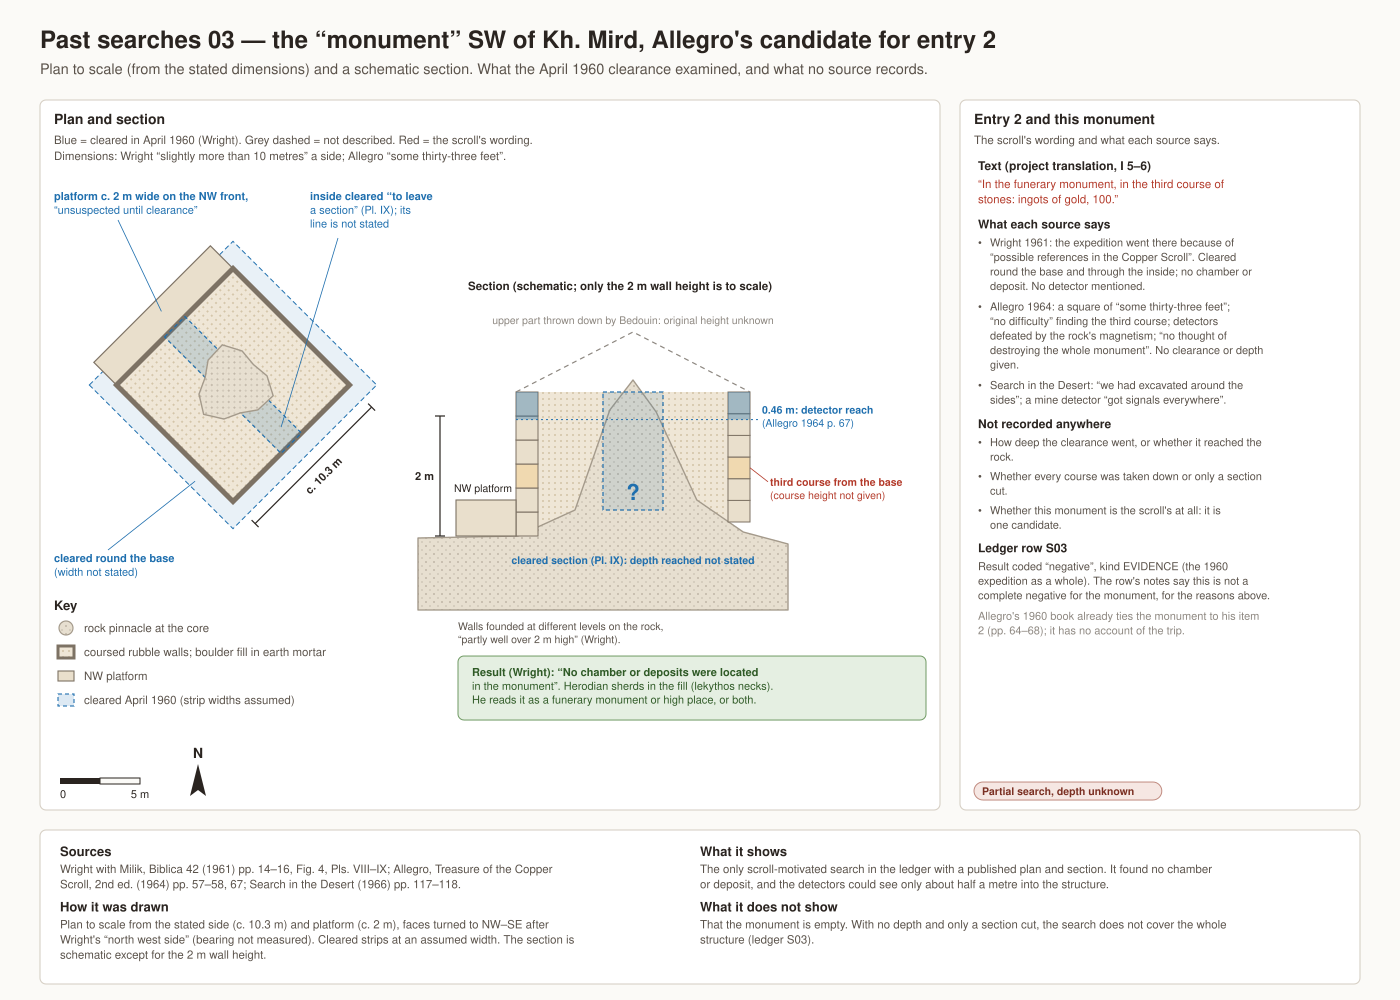

Python code for this plot:
"""Past searches 03: the "monument" SW of Kh. Mird, Allegro's candidate for entry 2: what was examined.

Sources: research/history/wright_milik1961_el_mird_extracted.md (Biblica 42 pp. 14–16, Fig. 4, Pls. VIII–IX);
research/history/allegro1964_treasure_2nd_ed_extracted.md (pp. 57–58, 67);
research/history/allegro1966_search_in_the_desert_extracted.md (pp. 117–118); text/translation_en.json I 5–6.
"""
import math
import sys
from pathlib import Path

sys.path.insert(0, str(Path(__file__).resolve().parent))
from common import S, P, BLUE, RED, GREY, page, out_path, bullets  # noqa: E402

c = page("03", "the “monument” SW of Kh. Mird, Allegro's candidate for entry 2",
         "Plan to scale (from the stated dimensions) and a schematic section. What the April 1960 clearance "
         "examined, and what no source records.")
TOP, BOTTOM = 100, 810

mx, my, mw, mh = S.panel(c, 40, TOP, 900, BOTTOM - TOP, "Plan and section",
                         ["Blue = cleared in April 1960 (Wright). Grey dashed = not described. "
                          "Red = the scroll's wording.",
                          "Dimensions: Wright “slightly more than 10 metres” a side; Allegro "
                          "“some thirty-three feet”."])

# ---------------- plan, to scale ----------------
K = 16.0                      # px per metre
side, plat = 10.3 * K, 2.0 * K
h = side / 2
ring = 1.2 * K                # drawn width of the cleared strip; the sources give none
pcx, pcy = mx + 185, my + 215


def rot(x, y):
    """Plan frame (faces square to the page) -> page, turned 45° so the platform faces NW."""
    return pcx + 0.7071 * (x + y), pcy + 0.7071 * (y - x)


g = [f'<g transform="rotate(-45 {pcx:.1f} {pcy:.1f})">']
g.append(f'<rect x="{pcx - h - ring:.1f}" y="{pcy - h - ring:.1f}" width="{side + 2 * ring:.1f}" '
         f'height="{side + 2 * ring:.1f}" fill="{BLUE}" fill-opacity="0.10" stroke="{BLUE}" stroke-width="1" '
         f'stroke-dasharray="5 3"/>')
g.append(f'<rect x="{pcx - h:.1f}" y="{pcy - h - plat:.1f}" width="{side:.1f}" height="{plat:.1f}" '
         f'fill="#e9dfcc" stroke="{P["stone_d"]}" stroke-width="1.2"/>')
g.append(f'<rect x="{pcx - h:.1f}" y="{pcy - h:.1f}" width="{side:.1f}" height="{side:.1f}" '
         f'fill="url(#earth)" stroke="{P["stone_d"]}" stroke-width="5"/>')
g.append(f'<rect x="{pcx - 0.9 * K:.1f}" y="{pcy - h:.1f}" width="{1.8 * K:.1f}" height="{side:.1f}" '
         f'fill="{BLUE}" fill-opacity="0.18" stroke="{BLUE}" stroke-width="1.2" stroke-dasharray="4 3"/>')
pin = []
for i in range(0, 360, 30):
    rr = 2.2 * K * (1 + 0.18 * math.sin(math.radians(i) * 3))
    pin.append((pcx + rr * math.sin(math.radians(i)), pcy - rr * math.cos(math.radians(i))))
g.append('<path d="M' + " L".join(f"{x:.1f},{y:.1f}" for x, y in pin) + f' Z" fill="url(#rockfill)" '
         f'stroke="{P["rock_d"]}" stroke-width="1.4"/>')
g.append("</g>")
c.add("".join(g))
# side dimension, outside the cleared ring on the SE face
(d1x, d1y), (d2x, d2y) = rot(-h, h + ring + 12), rot(h, h + ring + 12)
c.line(d1x, d1y, d2x, d2y, P["ink"], 1.2)
for (tx, ty) in ((d1x, d1y), (d2x, d2y)):
    c.line(tx - 3.5, ty - 3.5, tx + 3.5, ty + 3.5, P["ink"], 1.2)
c.text((d1x + d2x) / 2 + 13, (d1y + d2y) / 2 + 13, "c. 10.3 m", 11, P["ink"], 600, anchor="middle", rotate=-45)
# labels
S.label(c, mx + 6, my + 30, ["platform c. 2 m wide on the NW front,", "“unsuspected until clearance”"],
        BLUE, 11, 600)
px_, py_ = rot(0, -h - plat / 2)
S.leader(c, mx + 70, my + 50, px_ - 2, py_ - 4, BLUE)
S.label(c, mx + 262, my + 30, ["inside cleared “to leave", "a section” (Pl. IX); its", "line is not stated"],
        BLUE, 11, 600)
sx_, sy_ = rot(0, 2.2 * K + 30)
S.leader(c, mx + 290, my + 68, sx_ + 2, sy_ - 4, BLUE)
S.label(c, mx + 6, my + 392, ["cleared round the base", "(width not stated)"], BLUE, 11, 600)
bx_, by_ = rot(-(h + ring / 2), h / 2)
S.leader(c, mx + 60, my + 380, bx_ - 2, by_ + 2, BLUE)

# key, north arrow and scale
S.key(c, mx + 6, my + 440, [
    (lambda cc, x, y: cc.circle(x, y, 7, fill="url(#rockfill)", stroke=P["rock_d"], width=1.2),
     "rock pinnacle at the core"),
    (lambda cc, x, y: cc.rect(x - 8, y - 6, 16, 12, fill="url(#earth)", stroke=P["stone_d"], width=3),
     "coursed rubble walls; boulder fill in earth mortar"),
    (lambda cc, x, y: cc.rect(x - 8, y - 5, 16, 10, fill="#e9dfcc", stroke=P["stone_d"], width=1.1),
     "NW platform"),
    (lambda cc, x, y: cc.rect(x - 8, y - 6, 16, 12, fill=BLUE, fill_opacity=0.15, stroke=BLUE, width=1.1,
                              dash="4 3"),
     "cleared April 1960 (strip widths assumed)"),
], line_h=24)
S.scale_bar(c, mx + 12, my + mh - 26, 5 * K, "0", "5 m")
S.north_arrow(c, mx + 150, my + mh - 14)

# ---------------- section, schematic ----------------
sx0, W = mx + 440, 290                   # left x and width of the section drawing
VK = 60.0                                # px per metre, vertical (walls only)
sg = my + 360                            # rock level under the NW wall
mid = sx0 + W / 2
c.text(sx0 - 20, my + 120, "Section (schematic; only the 2 m wall height is to scale)", 11.5, P["ink"], 700)
wl, wr = sx0 + 50, sx0 + W - 50          # inner faces of the two walls
top = sg - 2.3 * VK                      # preserved top
bl, br = sg + 6, sg - 8                  # wall bases: founded at different levels
rock = [(sx0 - 70, sg + 8), (sx0 + 30, sg + 6), (sx0 + 0.30 * W, sg - 20), (sx0 + 0.42 * W, sg - 120),
        (mid, sg - 150), (sx0 + 0.58 * W, sg - 118), (sx0 + 0.72 * W, sg - 30), (sx0 + 0.88 * W, sg + 2),
        (sx0 + W + 10, sg + 14), (sx0 + W + 10, sg + 80), (sx0 - 70, sg + 80)]
c.path(f"M{wl},{bl} L{wl},{top} L{wr},{top} L{wr},{br} Z", fill="url(#earth)", stroke="none")
c.polyline(rock, fill="url(#rockfill)", stroke=P["rock_d"], width=1.4, close=True)
for x0, base in ((wl - 22, bl), (wr, br)):
    ch = (base - top) / 6
    for kk in range(6):
        y = base - (kk + 1) * ch
        c.rect(x0, y, 22, ch, fill="#f0d9b0" if kk == 2 else "#e9dfcc", stroke=P["stone_d"], width=1)
# NW platform against the left wall
c.rect(wl - 22 - 60, bl - 0.6 * VK, 60, 0.6 * VK, fill="#e9dfcc", stroke=P["stone_d"], width=1.1)
c.text(wl - 26, bl - 0.6 * VK - 8, "NW platform", 10.5, P["ink"], anchor="end")
# thrown-down top
c.polyline([(wl - 22, top), (mid, top - 60), (wr + 22, top)], stroke=GREY, width=1.2, dash="5 4")
c.text(mid, top - 68, "upper part thrown down by Bedouin: original height unknown", 10.5, P["muted"],
       anchor="middle")
# cleared section band
c.rect(mid - 30, top, 60, sg - 20 - top, fill=BLUE, fill_opacity=0.12, stroke=BLUE, width=1.2, dash="4 3")
c.text(mid, sg - 30, "?", 22, BLUE, 700, anchor="middle")
c.text(mid, sg + 34, "cleared section (Pl. IX): depth reached not stated", 10.5, BLUE, 600, anchor="middle")
# detector reach band
c.rect(wl - 22, top, 22, 0.46 * VK, fill=BLUE, fill_opacity=0.35)
c.rect(wr, top, 22, 0.46 * VK, fill=BLUE, fill_opacity=0.35)
c.line(wl - 22, top + 0.46 * VK, wr + 30, top + 0.46 * VK, BLUE, 1, dash="2 3")
S.label(c, wr + 34, top + 0.46 * VK - 6, ["0.46 m: detector reach", "(Allegro 1964 p. 67)"], BLUE, 10.5, 600)
# 2 m dimension on the NW wall
dx = wl - 22 - 60 - 16
c.line(dx, bl, dx, bl - 2 * VK, P["ink"], 1.2)
for yy in (bl, bl - 2 * VK):
    c.line(dx - 5, yy, dx + 5, yy, P["ink"], 1.2)
c.text(dx - 6, bl - VK + 4, "2 m", 11, P["ink"], 600, anchor="end")
# third course
ch_r = (br - top) / 6
S.leader(c, wr + 22, br - 2.5 * ch_r, wr + 40, br - 2.5 * ch_r + 14, RED)
S.label(c, wr + 42, br - 2.5 * ch_r + 18, ["third course from the base", "(course height not given)"],
        RED, 10.5, 600)
S.label(c, sx0 - 30, sg + 100, ["Walls founded at different levels on the rock,",
                                "“partly well over 2 m high” (Wright)."], P["sub"], 10.5)
# result
c.rect(sx0 - 30, sg + 126, mx + mw - (sx0 - 30) - 6, 64, fill=P["green_l"], stroke="#6f9a63", width=1, rx=6)
S.label(c, sx0 - 16, sg + 146, ["Result (Wright): “No chamber or deposits were located",
                               "in the monument”. Herodian sherds in the fill (lekythos necks).",
                               "He reads it as a funerary monument or high place, or both."],
        "#2f5a26", 11, 600)

# ---------------- side ----------------
sx, sy, sw, sh = S.panel(c, 960, TOP, 400, BOTTOM - TOP, "Entry 2 and this monument",
                         ["The scroll's wording and what each source says."],
                         "Partial search, depth unknown", "warn")
y = sy + 16
c.text(sx + 10, y, "Text (project translation, I 5–6)", 12, P["ink"], 700)
y = c.wrap(sx + 10, y + 18, "“In the funerary monument, in the third course of stones: ingots of gold, 100.”",
           56, 11.5, fill=RED) + 10
c.text(sx + 10, y, "What each source says", 12, P["ink"], 700)
y = bullets(c, sx + 10, y + 18, [
    "Wright 1961: the expedition went there because of “possible references in the Copper Scroll”. "
    "Cleared round the base and through the inside; no chamber or deposit. No detector mentioned.",
    "Allegro 1964: a square of “some thirty-three feet”; “no difficulty” finding the third "
    "course; detectors defeated by the rock's magnetism; “no thought of destroying the whole monument”. "
    "No clearance or depth given.",
    "Search in the Desert: “we had excavated around the sides”; a mine detector “got signals "
    "everywhere”.",
], 54, 11, 6)
c.text(sx + 10, y + 4, "Not recorded anywhere", 12, P["ink"], 700)
y = bullets(c, sx + 10, y + 22, [
    "How deep the clearance went, or whether it reached the rock.",
    "Whether every course was taken down or only a section cut.",
    "Whether this monument is the scroll's at all: it is one candidate.",
], 54, 11, 5)
c.text(sx + 10, y + 4, "Ledger row S03", 12, P["ink"], 700)
y = c.wrap(sx + 10, y + 22, "Result coded “negative”, kind EVIDENCE (the 1960 expedition as a whole). The row's "
           "notes say this is not a complete negative for the monument, for the reasons above.", 58, 11) + 6
c.wrap(sx + 10, y, "Allegro's 1960 book already ties the monument to his item 2 (pp. 64–68); it has no "
       "account of the trip.", 58, 11, fill=P["muted"])

S.footer(c, 830, [
    ("Sources", "Wright with Milik, Biblica 42 (1961) pp. 14–16, Fig. 4, Pls. VIII–IX; Allegro, "
     "Treasure of the Copper Scroll, 2nd ed. (1964) pp. 57–58, 67; Search in the Desert (1966) pp. 117–118."),
    ("How it was drawn", "Plan to scale from the stated side (c. 10.3 m) and platform (c. 2 m), faces turned to "
     "NW–SE after Wright's “north west side” (bearing not measured). Cleared strips at an assumed width. "
     "The section is schematic except for the 2 m wall height."),
    ("What it shows", "The only scroll-motivated search in the ledger with a published plan and section. "
     "It found no chamber or deposit, and the detectors could see only about half a metre into the structure."),
    ("What it does not show", "That the monument is empty. With no depth and only a section cut, the search "
     "does not cover the whole structure (ledger S03)."),
])
print(c.save(out_path("search_03_mird_monument")))
